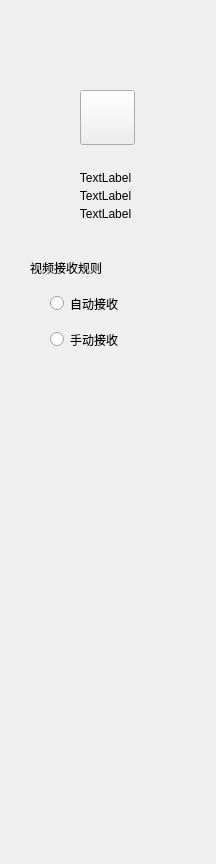
<?xml version="1.0" encoding="UTF-8"?>
<ui version="4.0">
 <class>CDlgTalkInfo</class>
 <widget class="QWidget" name="CDlgTalkInfo">
  <property name="geometry">
   <rect>
    <x>0</x>
    <y>0</y>
    <width>216</width>
    <height>864</height>
   </rect>
  </property>
  <property name="windowTitle">
   <string>CDlgTalkInfo</string>
  </property>
  <widget class="QWidget" name="verticalLayoutWidget">
   <property name="geometry">
    <rect>
     <x>20</x>
     <y>160</y>
     <width>171</width>
     <height>71</height>
    </rect>
   </property>
   <layout class="QVBoxLayout" name="verticalLayout">
    <item>
     <widget class="QLabel" name="labelName">
      <property name="text">
       <string>TextLabel</string>
      </property>
      <property name="alignment">
       <set>Qt::AlignCenter</set>
      </property>
     </widget>
    </item>
    <item>
     <widget class="QLabel" name="labelGroup">
      <property name="text">
       <string>TextLabel</string>
      </property>
      <property name="alignment">
       <set>Qt::AlignCenter</set>
      </property>
     </widget>
    </item>
    <item>
     <widget class="QLabel" name="labelMsgID">
      <property name="text">
       <string>TextLabel</string>
      </property>
      <property name="alignment">
       <set>Qt::AlignCenter</set>
      </property>
     </widget>
    </item>
   </layout>
  </widget>
  <widget class="QLabel" name="label_4">
   <property name="geometry">
    <rect>
     <x>30</x>
     <y>260</y>
     <width>90</width>
     <height>16</height>
    </rect>
   </property>
   <property name="text">
    <string>视频接收规则</string>
   </property>
  </widget>
  <widget class="QRadioButton" name="radioButton">
   <property name="geometry">
    <rect>
     <x>50</x>
     <y>294</y>
     <width>87</width>
     <height>19</height>
    </rect>
   </property>
   <property name="text">
    <string>自动接收</string>
   </property>
  </widget>
  <widget class="QRadioButton" name="radioButton_2">
   <property name="geometry">
    <rect>
     <x>50</x>
     <y>330</y>
     <width>87</width>
     <height>19</height>
    </rect>
   </property>
   <property name="text">
    <string>手动接收</string>
   </property>
  </widget>
  <widget class="QPushButton" name="headIcoBtn">
   <property name="geometry">
    <rect>
     <x>80</x>
     <y>90</y>
     <width>55</width>
     <height>55</height>
    </rect>
   </property>
   <property name="sizePolicy">
    <sizepolicy hsizetype="Fixed" vsizetype="Fixed">
     <horstretch>0</horstretch>
     <verstretch>0</verstretch>
    </sizepolicy>
   </property>
   <property name="minimumSize">
    <size>
     <width>55</width>
     <height>55</height>
    </size>
   </property>
   <property name="maximumSize">
    <size>
     <width>55</width>
     <height>55</height>
    </size>
   </property>
   <property name="text">
    <string/>
   </property>
   <property name="hasborder" stdset="0">
    <bool>true</bool>
   </property>
  </widget>
 </widget>
 <layoutdefault spacing="6" margin="11"/>
 <resources/>
 <connections/>
</ui>
